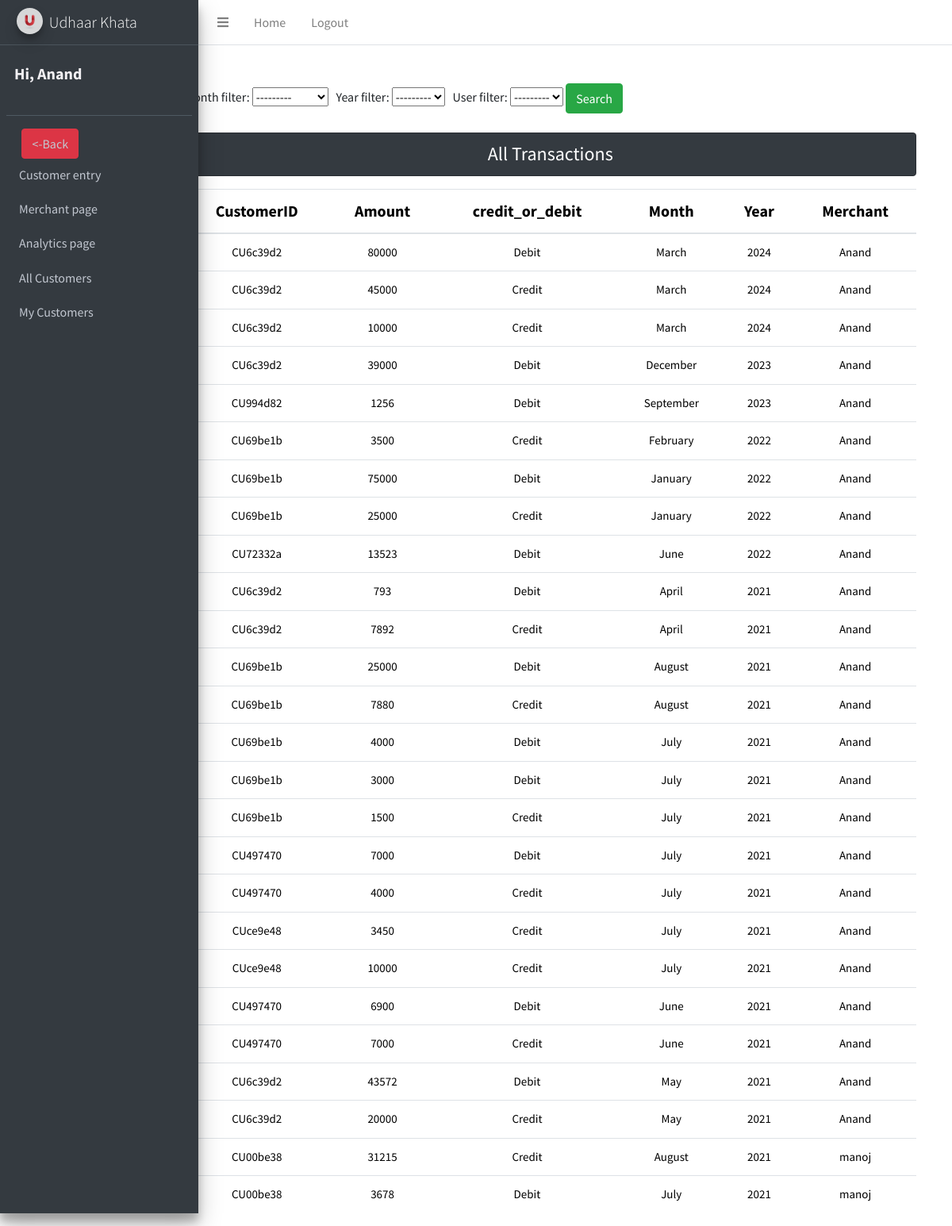
The app's page /main/trans_table1 (signed in), older data.
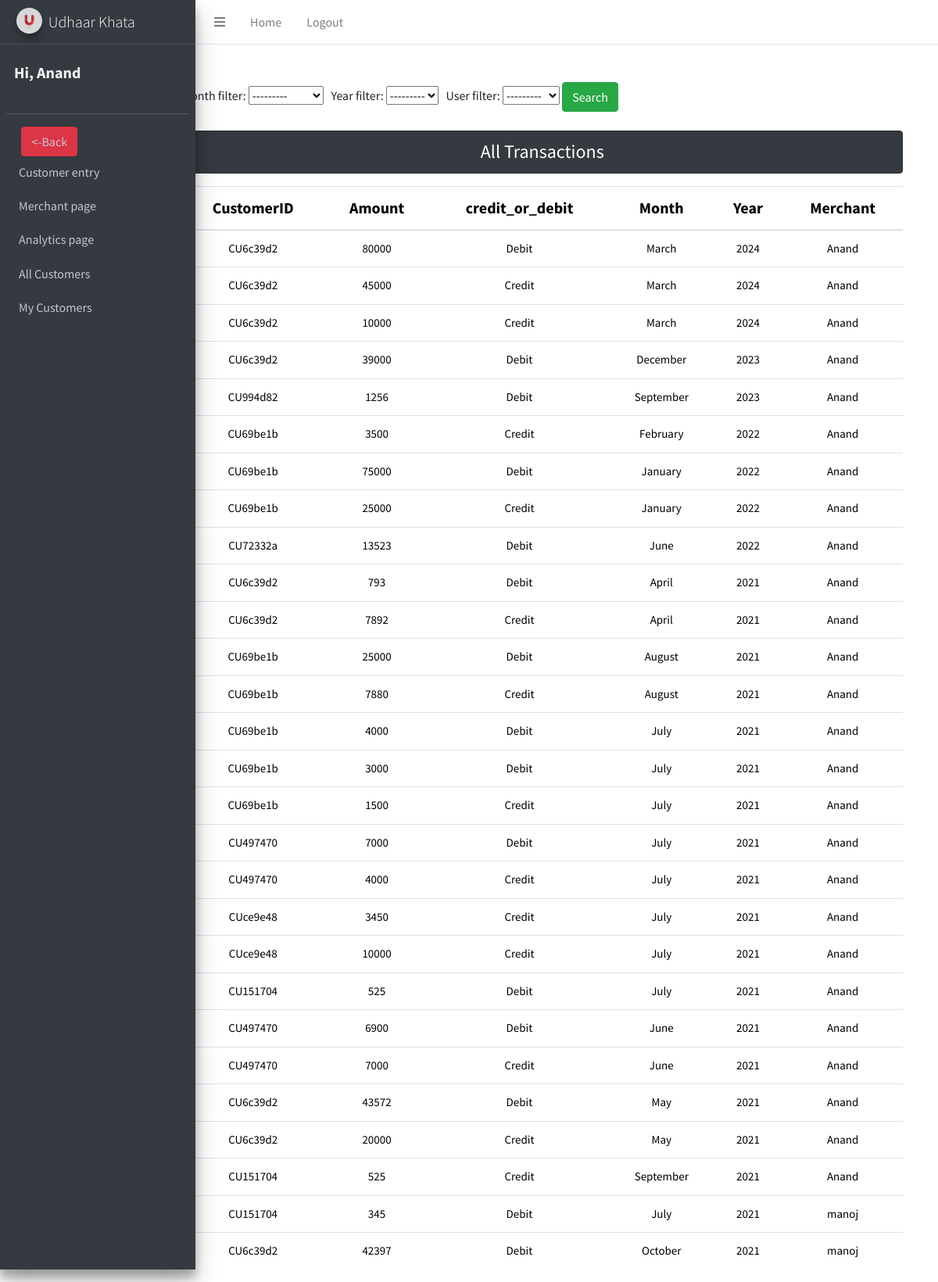
The same page, newer data.
### main/models.py (models this page shows)
class transactions(models.Model):
    CustomerID = models.CharField(max_length=70)
    Amount = models.IntegerField()
    credit_or_debit =  models.CharField(choices = CD_choices,max_length=70,default='Credit')
    Month =  models.CharField(max_length=70,choices = Month_choices)
    Year = models.IntegerField(choices = Year_choices)
    user = models.ForeignKey(User, on_delete = models.CASCADE)

### main/views.py (the view)
# urls.py: path('trans_table1',views.trans_table1, name='trans_table1'),
def trans_table1(request):
    if request.user.is_authenticated:
        log_user = request.user
    else:
        return HttpResponseRedirect('accounts/login')
    stud = transactions.objects.filter()
    myFilter = OrderFilter2(request.GET, queryset=stud)
    stud = myFilter.qs
    stud = stud.order_by('user','-Year','Month')
    s = ['All']
    if len(stud)>0:
        s = [x.user for x in stud]
    if (request.GET.get('user')!= None and request.GET.get('user')!= ''):
        return render(request,'trans_table1.html',{'myFilter':myFilter,'stu':stud,'s':str(s[0])+"'s"})
    return render(request,'trans_table1.html',{'myFilter':myFilter,'stu':stud,'s':'All'})

### templates/trans_table1.html (shortened to what the changed rows need)
<!DOCTYPE html>
{% load static %}
<html lang="en">
<head>
    <link rel="stylesheet" href="{% static 'plugins/fontawesome-free/css/all.min.css' %}">
    <link rel="stylesheet" href="{% static 'dist/css/adminlte.min.css' %}">
</head>
<body class="hold-transition sidebar-mini">
    <div class="wrapper">
        <div class = "center container mt-5">
            <div class = "col-sm-10 offset-2">
                {% if stu %}
                <table class="text-center table table-hover">
                    <thead>
                    <tr>
                    <th scope="col" style="color:black;font-size:20px;">CustomerID</th>
                    <th scope="col" style="color:black;font-size:20px;">Amount</th>
                    <th scope="col" style="color:black;font-size:20px;">credit_or_debit</th>
                    <th scope="col" style="color:black;font-size:20px;">Month</th>
                    <th scope="col" style="color:black;font-size:20px;">Year</th>
                    <th scope="col" style="color:black;font-size:20px;">Merchant</th>
                    </tr>
                    </thead>
                    <tbody>
                    {% for st in stu %}
                    <tr>
                        <td style="color:black;font-size:15px;">{{st.CustomerID}}</td>
                        <td style="color:black;font-size:15px;">{{st.Amount}}</td>
                        <td style="color:black;font-size:15px;">{{st.credit_or_debit}}</td>
                        <td style="color:black;font-size:15px;">{{st.Month}}</td>
                        <td style="color:black;font-size:15px;">{{st.Year}}</td>
                        <td style="color:black;font-size:15px;">{{st.user}}</td>
                    </tr>
                    {% endfor %}
                    </tbody>
                </table>
                {% else %}
                <h4 class = "text-center alert alert-info">No Records</h4>
                {% endif %}
            </div>
        </div>
    </div>
</body>
</html>

Row changes from the older to the newer data that the page shows:
removed transactions: CustomerID "CU00be38", Amount "31215", credit_or_debit "Credit", Month "August", Year "2021", user "manoj"
removed transactions: CustomerID "CU00be38", Amount "3678", credit_or_debit "Debit", Month "July", Year "2021", user "manoj"
added transactions: CustomerID "CU151704", Amount "525", credit_or_debit "Debit", Month "July", Year "2021", user "Anand"
added transactions: CustomerID "CU151704", Amount "525", credit_or_debit "Credit", Month "September", Year "2021", user "Anand"
added transactions: CustomerID "CU151704", Amount "345", credit_or_debit "Debit", Month "July", Year "2021", user "manoj"
added transactions: CustomerID "CU6c39d2", Amount "42397", credit_or_debit "Debit", Month "October", Year "2021", user "manoj"
